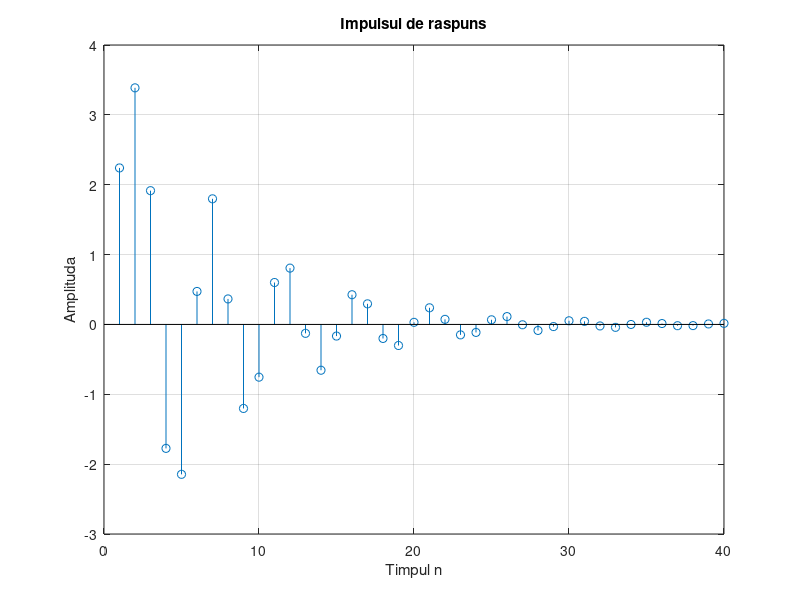

The MATLAB source for this figure:
% calcularea impulsului de raspuns y
clf;
N=40;
num=[2.2403 2.4908 2.2403];
den=[1 -0.4 0.75];
y=impz(num,den,N);
% Reprezentareagrafică a impulsului de raspuns
stem(y);
xlabel('Timpul n'); ylabel('Amplituda');
title('Impulsul de raspuns'); grid

